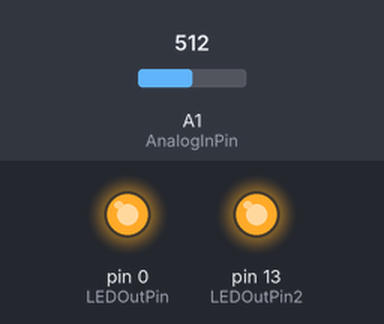
This sketch was run on a simulated Arduino Uno, built with avr-gcc and run on an emulated ATmega328P. Parts: output pins drawn as LEDs (lit = HIGH). The inputs (shaded band) are chosen by the test bench; at power-on: A1 (AnalogInPin) = 512.

Above: at 1.2 s.
1.3 s: A1 (AnalogInPin) set to 213
2.8 s: A1 (AnalogInPin) set to 186
At 3.2 s:
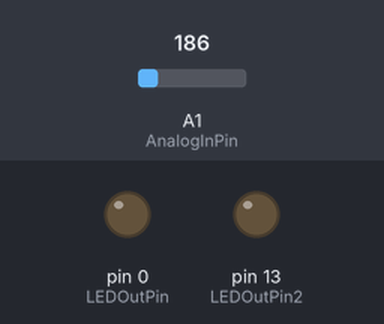
4.3 s: A1 (AnalogInPin) set to 210
At 5.5 s:
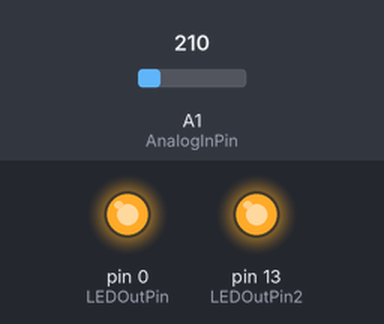
5.8 s: A1 (AnalogInPin) set to 190
At 6.6 s:
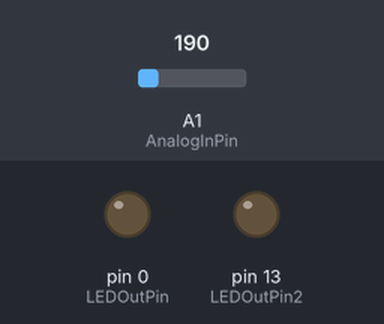
Timing chart, 0 to 8.3 s (numbered marks = the images above; inputs shaded):
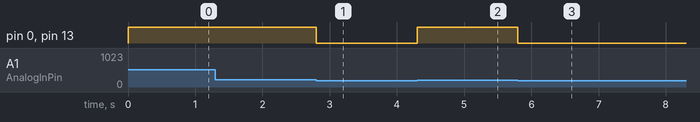

The sketch:

LED_laser_monitor.ino
```cpp
/* LED indicator for laser
turns on an LED in response to square wave input from function generator.
This is mainly a way to make sure the voltage to the LED is always the same and
doesn't go negative. (function generator is bipolar)
*/

const int  AnalogInPin = A1;    // the pin that the function generator signal is attached to
const int LEDOutPin = 0;       // pin to drive LED
const int LEDOutPin2 = 13;       // pin to drive LED
const int threshold = 200;       // 10 AD units is ~50 mV
int LEDValue=0;

void setup() {
  // initialize the LED as an output:
  pinMode(LEDOutPin, OUTPUT);
  pinMode(LEDOutPin2, OUTPUT);
}

void loop() {

  // read the value from the sensor:
  LEDValue = analogRead(AnalogInPin);
  if (LEDValue>threshold) {
    digitalWrite(LEDOutPin, HIGH);
    digitalWrite(LEDOutPin2, HIGH);
  }
  else if (LEDValue<=threshold) {
    digitalWrite(LEDOutPin, LOW);
    digitalWrite(LEDOutPin2, LOW);
  }
}
```

Measured:
- the behaviour switches between 201 and 200 on A1 (AnalogInPin) (found by bisection; images 0 and 1)
- after the input at 1.3 s, every drawn part: stays the same
- after the input at 2.8 s, pin 0 (LEDOutPin), pin 13 (LEDOutPin2): HIGH → LOW at once
- after the input at 4.3 s, pin 0 (LEDOutPin), pin 13 (LEDOutPin2): LOW → HIGH at once
- after the input at 5.8 s, pin 0 (LEDOutPin), pin 13 (LEDOutPin2): HIGH → LOW at once
